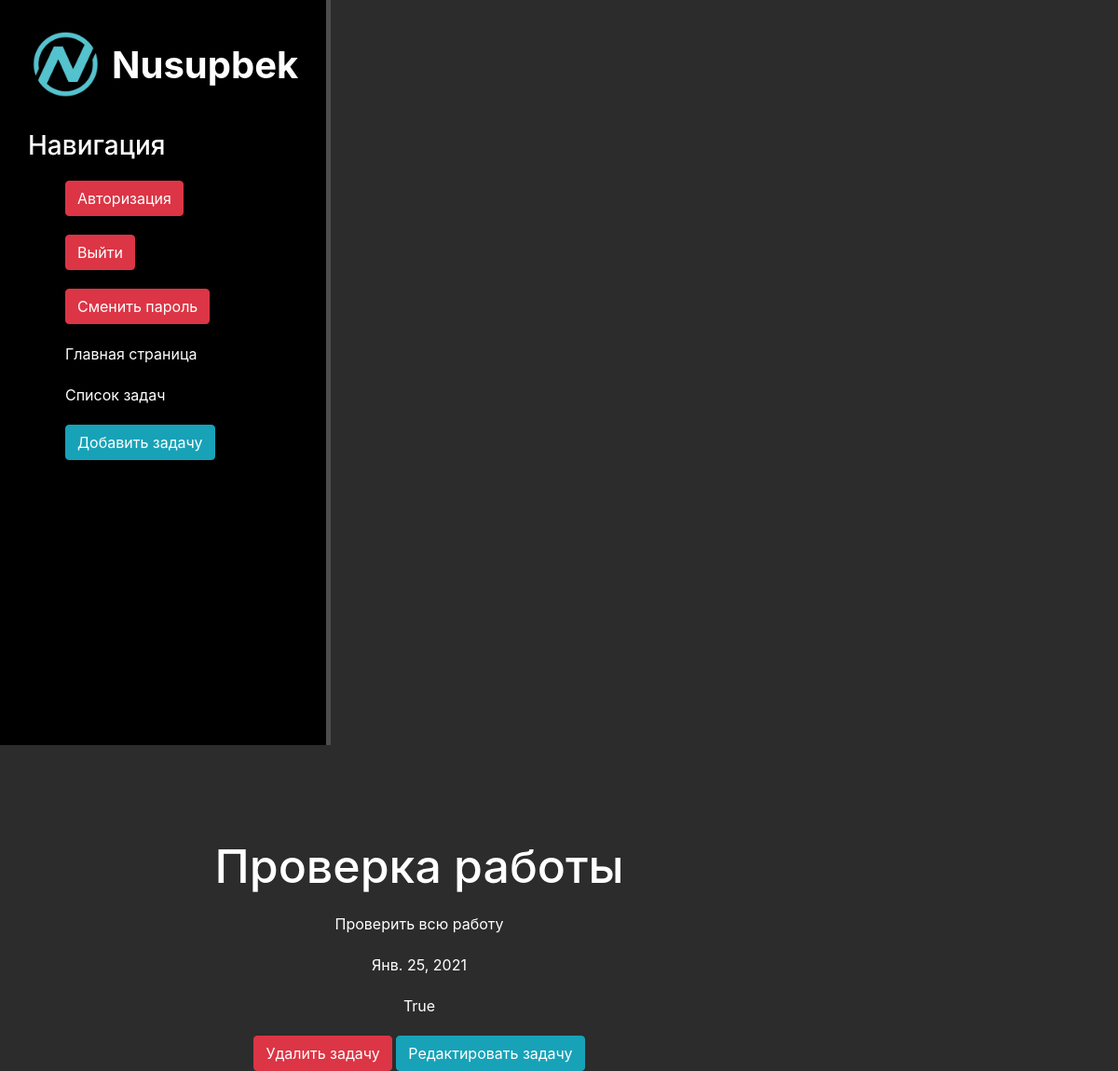
The app's page /work/1 with its own data.
### work/models.py (models this page shows, shortened)
class Artiсles(models.Model):
    title = models.CharField('Загаловаок задачи', max_length=100)
    description = models.TextField('Описание задачи')
    date = models.DateField('Дедлайн')
    performed = models.BooleanField('Выполнено', default = False)
    class Meta:
        verbose_name = 'Задача'
        verbose_name_plural = 'Задачи'

### work/views.py (the view)
# urls.py: path('<int:pk>', views.WorkDetailView.as_view(), name='work-detail'),
class WorkDetailView(DetailView):
    model = Artiсles
    template_name = 'work/details_view.html'
    context_object_name = 'article'

### work/templates/work/details_view.html (shortened to what this page needs)
{% extends 'tasks/layout.html' %}
{% block content %}
    <div class="features">
        <h1>{{ article.title }}</h1>
        <p>{{ article.description }}</p>
        <p>{{ article.date }}</p>
        <p>{{ article.performed }}</p>
        <a href="{% url 'work-delete' article.id %}" class="btn btn-danger">Удалить задачу</a>
        <a href="{% url 'work-update' article.id %}" class="btn btn-info">Редактировать задачу</a>
    </div>
{% endblock %}

### tasks/static/tasks/css/main.css (style rules this page uses)
body { background: #2c2c2c; }
main .features { float: left; color: #fff; margin-top: 100px; text-align: center; width: 75%; }
main .features h1 { font-size: 50px; }
main .features p { max-width: 400px; margin: 20px auto }

### records on screen
Artiсles: title "Проверка работы", description "Проверить всю работу", date "Янв. 25, 2021", performed "True"
